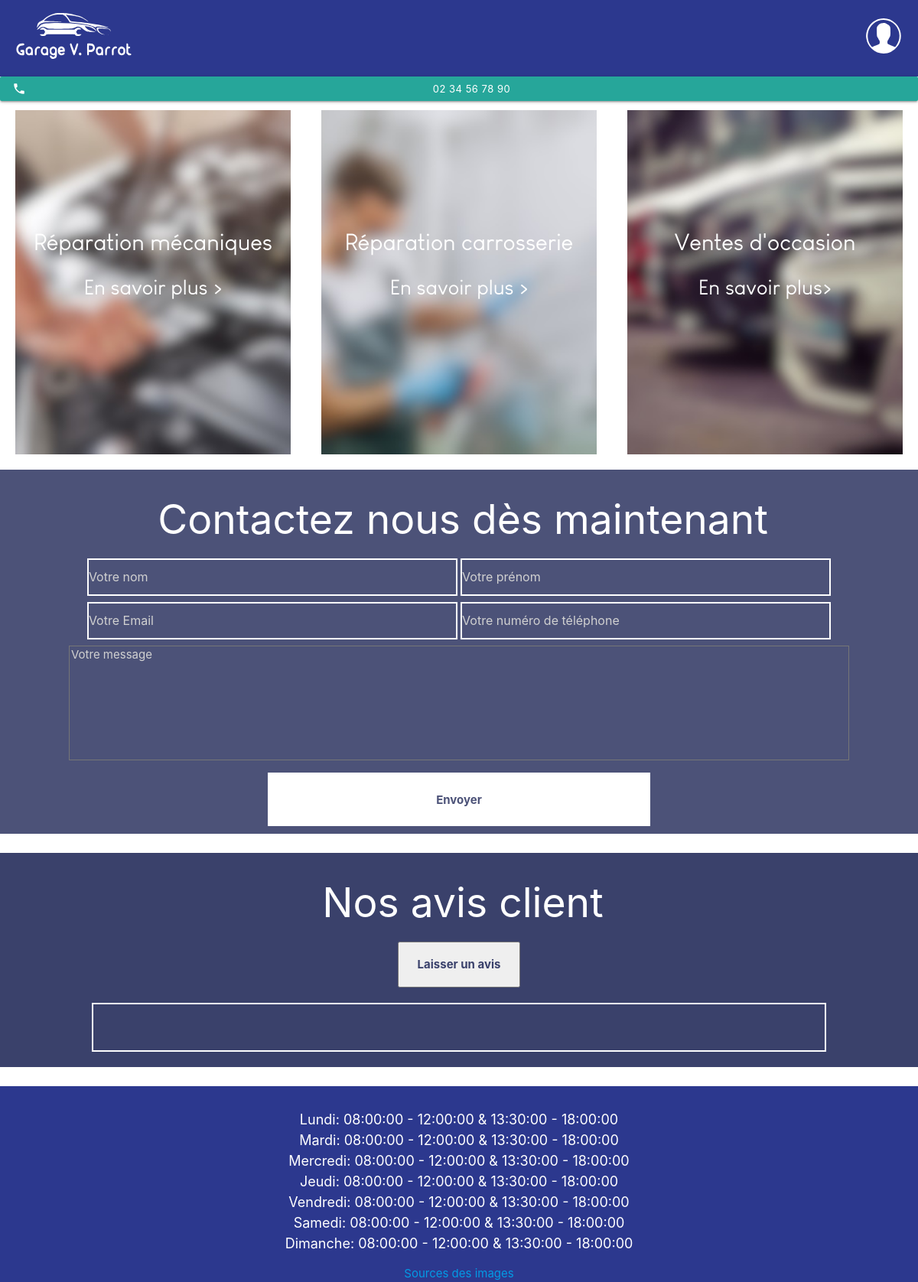
The page / on the database its author committed.
### tables this page shows
CREATE TABLE IF NOT EXISTS openhours (
	Day ENUM('Lundi', 'Mardi', 'Mercredi', 'Jeudi', 'Vendredi', 'Samedi', 'Dimanche'),
	IsOpen BOOLEAN DEFAULT TRUE,
    MorningOpeningTime TIME NOT NULL,
    MorningClosingTime TIME NOT NULL,
    AfternoonOpeningTime TIME NOT NULL,
    AfternoonClosingTime TIME NOT NULL
);

### index.php (the view, shortened to what this page needs)
<!DOCTYPE html>
<html lang="fr">
    <head>
        <link href="css/index.css" rel="stylesheet">
        <link href="css/materialize.css" rel="stylesheet">
    </head>
    <body>
        <?php
            $servername = "localhost";
            $username = "root";
            $password = "isopropanol";
            $dbname = "main";
            $conn = new mysqli($servername, $username, $password, $dbname);
        ?>
        <header>
            <ul>
                <li><a href="#!"><img id="logo" src="elements/images/Header/logo.svg" alt="logo-garage"></a></li>
                <li><a href="html/manage/login.php"><img id="login" src="elements/images/Header/login.svg" alt="connexion-icon"></a></li>
            </ul>
            <div id="phone">
                <a class="waves-effect waves-light btn-small" href="tel:0234567890"><i class="material-icons left">phone</i>02 34 56 78 90</a>
            </div>
        </header>
        <main>
            <div id="tiles_navigation">
                <div class="tilenav" id="tile_first">
                    <a href="html/public/repair.php">
                        <h2 class="tilenav_title">Réparation mécaniques</h2>
                        <h3 class="tilenav_see_more">En savoir plus ></h3>
                    </a>
                </div>
                <div class="tilenav" id="tile_second">
                    <a href="html/public/bodycar.php">
                        <h2 class="tilenav_title">Réparation carrosserie</h>
                        <h3 class="tilenav_see_more">En savoir plus ></h3>
                    </a>
                </div>
                <div class="tilenav" id="tile_third">
                    <a href="html/public/sell.php">
                        <h2 class="tilenav_title">Ventes d'occasion</h2>
                        <h3 class="tilenav_see_more">En savoir plus></h3>
                    </a>
                </div>
            </div>
            <div id="contact_tile">
                <h2>Contactez nous dès maintenant</h2>
                <div id="form_fields">
                    <?php
                    if ($_SERVER["REQUEST_METHOD"] == "POST" && isset($_POST['firstname'])) {
                        echo "<p>Votre message a été envoyé avec succès !</p>";
                    } else {
                    ?>
                    <form method="post">
                        <input id="name_contact_form" name="firstname" type="text" placeholder="Votre nom" maxlength="30" required>
                        <input id="lastname_contact_form" name="name" type="text" placeholder="Votre prénom" maxlength="30" required>
                        <input id="email_contact_form" name="email" type="email" placeholder="Votre Email" maxlength="255" required>
                        <input id="num_contact_form" name="phone" type="tel" placeholder="Votre numéro de téléphone" maxlength="20" required>
                        <textarea id="message_contact_form" name="message" placeholder="Votre message" maxlength="1024" required></textarea>
                        <input type="submit" value="Envoyer">
                    </form>
                    <?php
                    }
                    ?>
                </div>
            </div>
            <div id="opinion">
                <h2>Nos avis client</h2>
                <button id="opinion_add_button">Laisser un avis</button>
                <div id="opinion_carousel">
                </div>
            </div>
        </main>
        <footer>
            <div id="hours">
                <?php
                    $sql = "SELECT Day, IsOpen, MorningOpeningTime, MorningClosingTime, AfternoonOpeningTime, AfternoonClosingTime FROM openhours";
                    $result = $conn->query($sql);
                    if ($result->num_rows > 0) {
                        while($row = $result->fetch_assoc()) {
                            echo "<p>" . $row["Day"] . ":    ";
                            if ($row["IsOpen"]) {
                                echo $row["MorningOpeningTime"] . " - " . $row["MorningClosingTime"] . " & " . $row["AfternoonOpeningTime"] . " - " . $row["AfternoonClosingTime"];
                            } else {
                                echo "Fermé";
                            }
                            echo "</p>";
                        }
                    } else {
                        echo "Aucun résultat trouvé";
                    }
                ?>
            </div>
            <a href="elements/images/credits.txt">Sources des images</a>
        </footer>
    </body>
</html>

### css/index.css (style rules this page uses)
body { margin: 0; position: absolute; }

### rows shown on the page
openhours: Day "Lundi", MorningOpeningTime "08:00:00", MorningClosingTime "12:00:00", AfternoonOpeningTime "13:30:00", AfternoonClosingTime "18:00:00"
openhours: Day "Mardi", MorningOpeningTime "08:00:00", MorningClosingTime "12:00:00", AfternoonOpeningTime "13:30:00", AfternoonClosingTime "18:00:00"
openhours: Day "Mercredi", MorningOpeningTime "08:00:00", MorningClosingTime "12:00:00", AfternoonOpeningTime "13:30:00", AfternoonClosingTime "18:00:00"
openhours: Day "Jeudi", MorningOpeningTime "08:00:00", MorningClosingTime "12:00:00", AfternoonOpeningTime "13:30:00", AfternoonClosingTime "18:00:00"
openhours: Day "Vendredi", MorningOpeningTime "08:00:00", MorningClosingTime "12:00:00", AfternoonOpeningTime "13:30:00", AfternoonClosingTime "18:00:00"
openhours: Day "Samedi", MorningOpeningTime "08:00:00", MorningClosingTime "12:00:00", AfternoonOpeningTime "13:30:00", AfternoonClosingTime "18:00:00"
openhours: Day "Dimanche", MorningOpeningTime "08:00:00", MorningClosingTime "12:00:00", AfternoonOpeningTime "13:30:00", AfternoonClosingTime "18:00:00"
